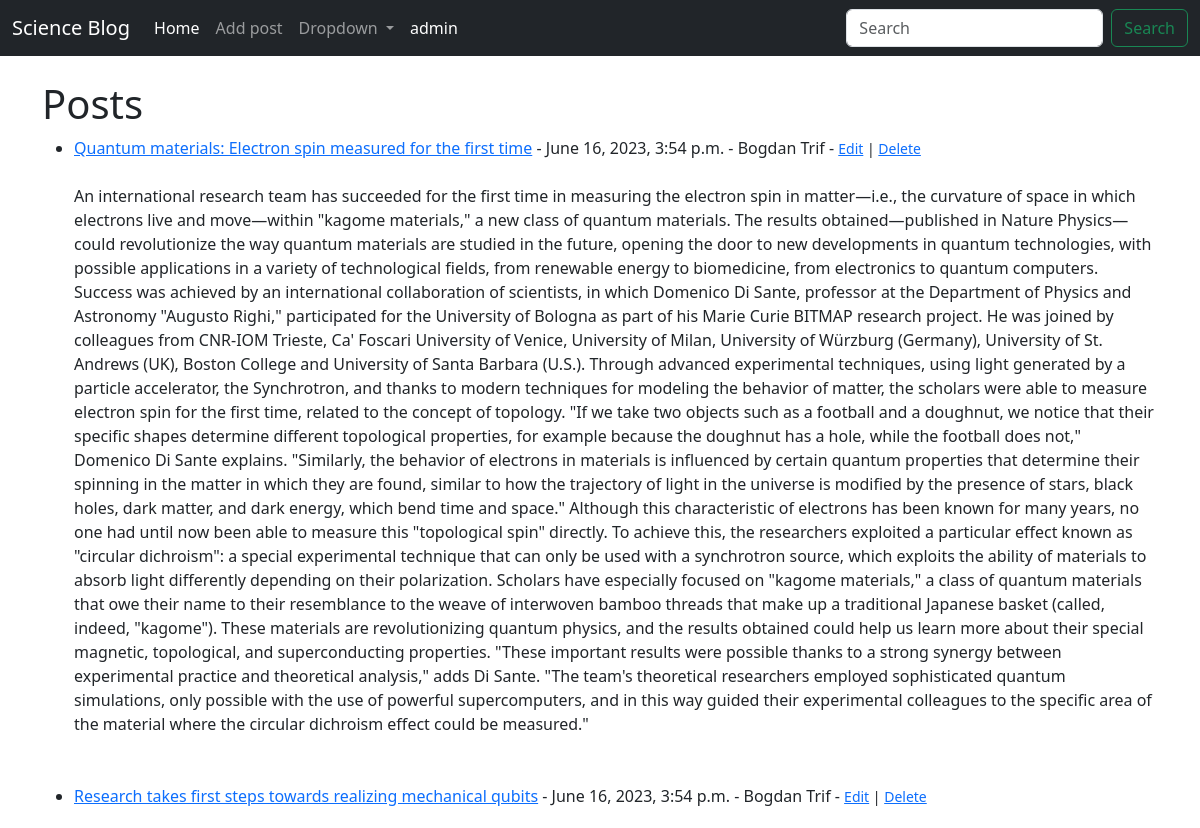
Before: / (upper part) with the older database file.
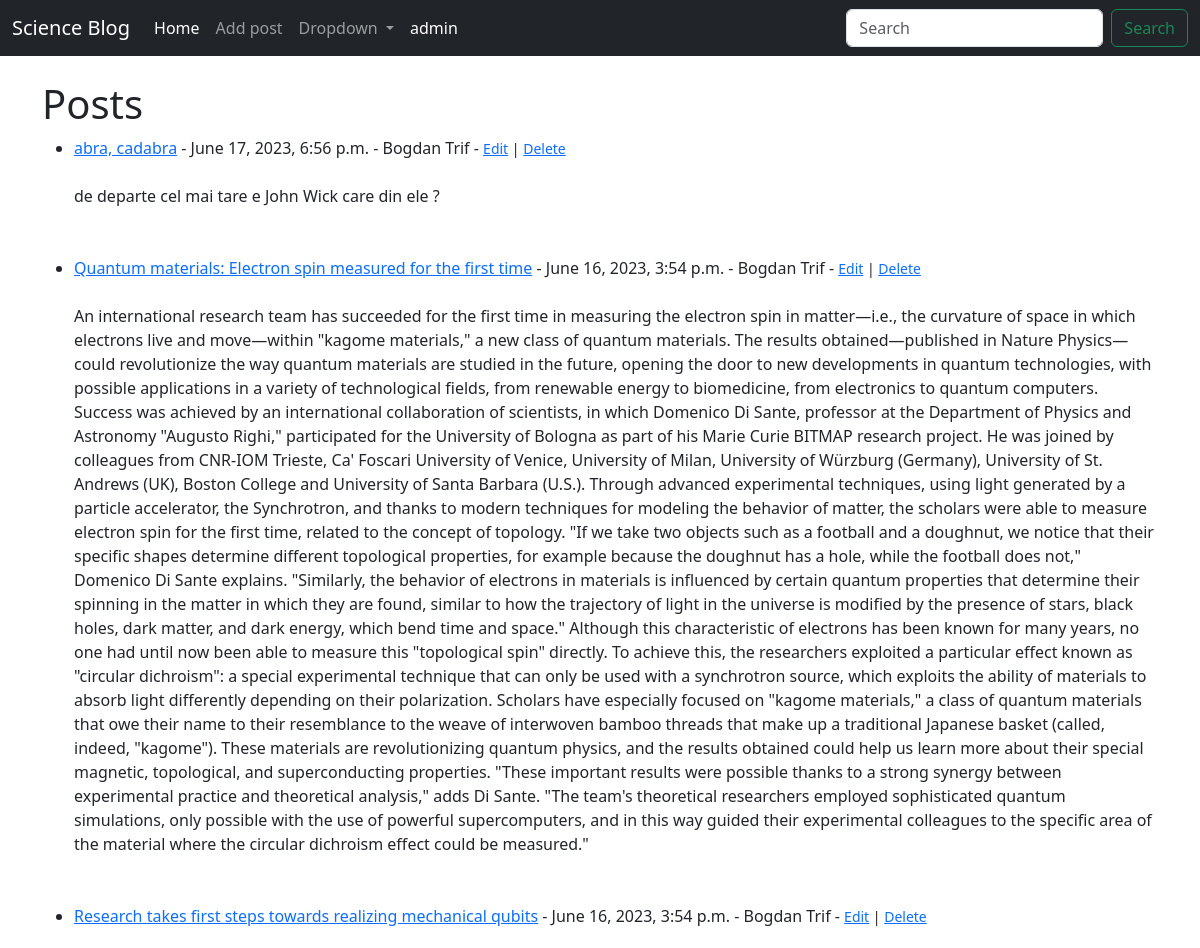
After: the same page with the newer database file.
### blog/models.py (models this page shows, shortened)
class Post(models.Model):
    title = models.CharField(max_length=255)
    title_tag = models.CharField(max_length=255, default="science blog title tag")
    date_created = models.DateTimeField(default=timezone.now)
    date_updated = models.DateTimeField(default=timezone.now)
    author = models.ForeignKey(User, on_delete=models.CASCADE)
    body = models.TextField()
    tags = models.CharField(max_length=255, default="")

### blog/views.py (the view)
# urls.py: path('', HomeView.as_view(), name="home-sweet-home"),
class HomeView(ListView):
    model = Post
    template_name = 'home.html'
    ordering = ['-date_created']        # ['-id']

### blog/templates/home.html
{% extends 'base.html' %}
{% block content %}
<h1>  Posts  </h1>
<ul>
{% for post in object_list %}
    <li><a href="{% url 'article-detail' post.pk %}">{{  post.title }}</a>
        -  {{  post.date_created }} -
        {{  post.author.first_name  }}     {{  post.author.last_name  }} -
        <small>
        <a href="{% url 'update-post' post.pk %}">Edit</a> |
        <a href="{% url 'delete-post' post.pk %}">Delete</a>
        </small>
    <br><br>
    {{  post.body }} </li>
    <br><br>
{% endfor %}
</ul>
{% endblock %}

### blog/templates/base.html (shortened to what this page needs)
<!doctype html>
<html lang="en">
  <head>
    <link href="https://cdn.jsdelivr.net/npm/bootstrap@5.3.0/dist/css/bootstrap.min.css" rel="stylesheet">
  </head>
  <body>
    <nav class="navbar navbar-expand-lg navbar-dark bg-dark">
  <div class="container-fluid">
    <a class="navbar-brand" href="{% url 'home-sweet-home' %}">Science Blog</a>
    <div class="collapse navbar-collapse" id="navbarSupportedContent">
      <ul class="navbar-nav me-auto mb-2 mb-lg-0">
        <li class="nav-item">
          <a class="nav-link active" aria-current="page" href="{% url 'home-sweet-home' %}">Home</a>
        </li>
        <li class="nav-item">
          <a class="nav-link" href="{% url 'add-post' %}">Add post</a>
        </li>
        <li class="nav-item dropdown">
          <a class="nav-link dropdown-toggle" href="#" role="button" data-bs-toggle="dropdown" aria-expanded="false">
            Dropdown
          </a>
        </li>
        <li class="nav-item">
          <a class="nav-link active"  href="admin/">admin</a>
        </li>
      </ul>
      <form class="d-flex" role="search">
        <input class="form-control me-2" type="search" placeholder="Search" aria-label="Search">
        <button class="btn btn-outline-success" type="submit">Search</button>
      </form>
    </div>
  </div>
</nav>
  <br/>
        <div class="container">
      {% block content %}
      {% endblock%}
        </div>
  </body>
</html>

Changed rows visible on the page:
added Post: title "abra, cadabra", date_created "June 17, 2023, 6:56 p.m.", author.first_name "Bogdan", author.last_name "Trif", body "de departe cel mai tare e John Wick care din ele ?"
